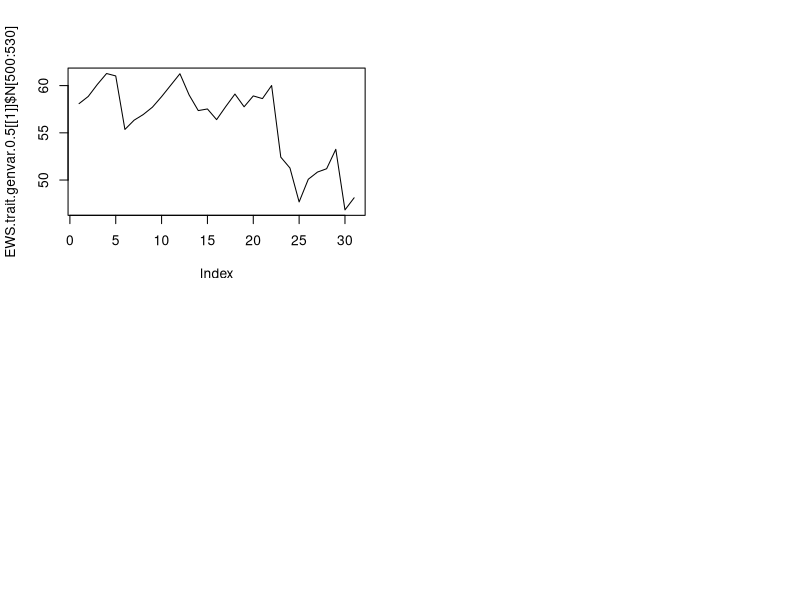

This figure's R source: (Note: this script raises an error after producing the figure.)


#Gaurav Baruah, PhD student, University of Zurich, www.popecol.org; 
#https://gauravkbaruah.github.io/ ; (gaurav.baruah@ieu.uzh.ch)

rm(list=ls())
set.seed(12)

#environment function
env<-function(t){
  e.mean<-matrix(NA,nrow=5000,ncol=2)
  e.mean[1,1]<-0
  e.mean[1,2]<-0
  g<-0.0
  
  if (t <500) {
    
    e.mean[t,1]<-0
    e.mean[t,2]<-0
  }
  else if (t>=500) {
    e.mean[t,1]<-5 -5*(t/500)  # environmental cue
    e.mean[t,2]<- 20 -20*(t/500)     # optimum environment
  }          
 
  return(e.mean[t,])
}


#function for simulating the dynamics of the model
#dynamics() <- function that simulates the stochastic model
#tmax<- total time
#ind<- no. of individuals
#omega<- width of fitness function
#var.size<- variation in the mean.breeding value
#rho <- environmental predictability p
#var.U<- variability in cue
#var.theta <- variability in optimum phenotype
#r0 <- net reproductive rate.
#mean.breed<- mean breeding value

dynamics<-function(tmax,ind,omega,var.size,rho,var.U, var.Theta,r0,mean.breed,beta){
  breed<-matrix(NA,nrow=ind,ncol=tmax)
  W<-matrix(NA,nrow=ind,ncol=tmax)
  s<-matrix(NA,nrow=ind,ncol=tmax)
  c<-matrix(NA,nrow=tmax,ncol=2)
  mean.breed<-numeric()
  theta<-numeric()
  N<-numeric()
  pop.breed<-numeric()
  mean.fitness<-numeric()
  cue<-numeric()
  var<-numeric()
  phenotype<-numeric()
  rand.s<-numeric()
  
  #initialization
  var[1] <- var.size
  breed[,1]<-rnorm(ind,mean=0,sd=sqrt(var[1]))
  theta[1]<-0
  N[1]<-70
  mean.breed[1]<-phenotype[1] <-cue[1]<-rand.s[1]<-c[1,1]<-0
  pop.breed[1]<-mean(breed[,1])
  s[,1]<-breed[,1] 
  mean.fitness[1]<-1
  c[1,2]<-theta[1]

  
  for (t in 2:tmax) {
    
    S = matrix(c(var.U, rho*sqrt(var.U*var.Theta), rho*sqrt(var.U*var.Theta), var.Theta),2)  #S is a covariance matrix of the environment and the cue of the environment
    c[t,] <- mvrnorm(1,env(t),S)  #multivariate random distribution
    cue[t]<- c[t,1]# env(t)[1] +rnorm(1,0,sqrt(var.U )) # c[t,1]
    theta[t] <-  c[t,2] #env(t)[2] + rnorm(1,0,sqrt(var.Theta))#c[t,2]
    
    
    
    for (j in 1:ind){
      
      breed[j,t]<- rnorm(1,mean=mean.breed[t-1],sd=sqrt(var.size))  #population of breeding values
      pop.breed[t]<-mean(breed[,t]) 
      rand.s[t]<-rnorm(1,0,0.01)
      s[j,t] <- breed[j,t]+beta*cue[t]+rand.s[t]   #phenotypic value for individual j
      W[j,t] <-exp(-(s[j,t]-theta[t])^2/(2*omega)) #gaussian fitness function
      
    }
    
    
    mean.fitness[t] = mean(W[,t]) #mean fitness 
    var[t] <- var.size 
   
    #(var.size/(omega+var(s[,t-1])))*(theta[t]-pop.breed[t]-beta*cue[t]+rand.s[t]) 
    mean.breed[t]<-mean.breed[t-1]+ var.size*sqrt(omega)*(1/(var.size+omega))^1.5*(theta[t]-pop.breed[t]-beta*cue[t]+rand.s[t])*exp(-(pop.breed[t]+beta*cue[t]+rand.s[t]-theta[t])^2/(2*(var.size+omega)))
    phenotype[t]<- mean.breed[t] +beta*cue[t]+rand.s[t]  # dynamics of the phenotype
    N[t]<-N[t-1]*(r0^(1-N[t-1]/73))*mean.fitness[t]  # discrete population dynamics
    
  }
  
  list(N=N,mean.breed=mean.breed,phenotype=phenotype,theta=theta,cue=cue,one=mean.fitness,omega=omega,var=var)
  
}



### FOR parallelising the R code ####

mc.replica = function(iter, mean.breed, ...){
  set.seed(as.numeric(Sys.time())-Sys.getpid()) 
  init = mean.breed 
  replicate = dynamics(mean.breed=init, ...)
  replicate$start = init
  replicate$iter = iter
  return(replicate)
}
require(MASS)

#######################STARTING PARAMETERS##############

start.mean.breed=0
reps<-2 #no. of replicate simulation
EWS.trait.genvar.0.5<-lapply(1:reps, mc.replica,tmax=800,ind=200,omega=20,beta=0.2,var.size=0.5,rho=1,var.U=1.25^2, var.Theta=1.25^2,r0=1.2,mean.breed=start.mean.breed)

par(mfrow=c(2,2))
plot(EWS.trait.genvar.0.5[[1]]$N[500:530], typ='l')
s

